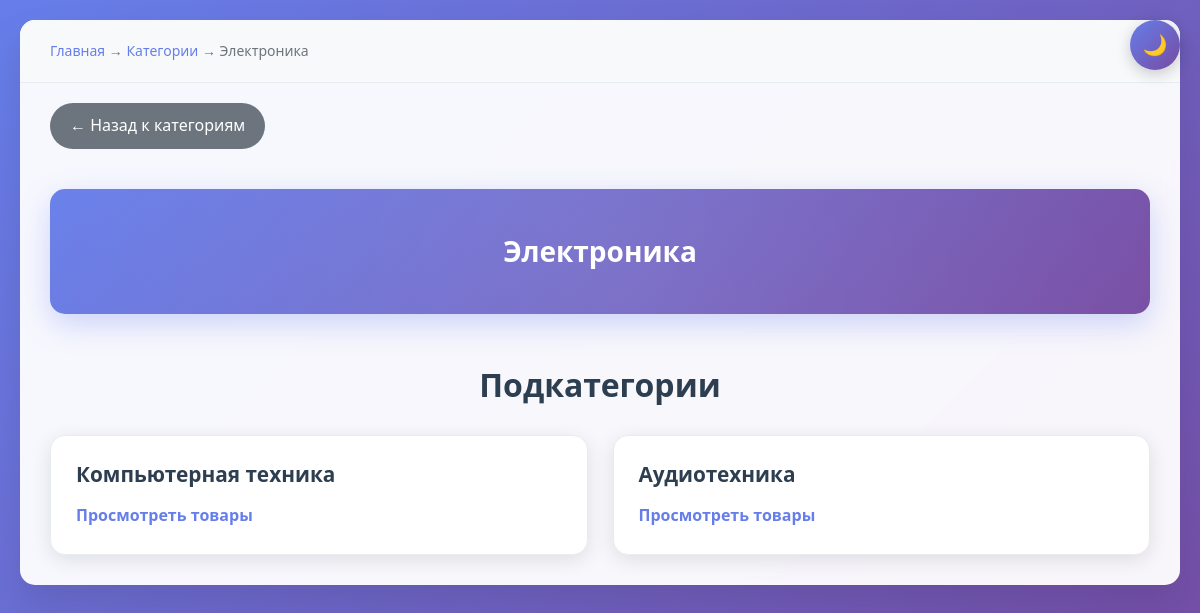
The app's page /catalog/1/ with its own data.
### mainapp/models.py (models this page shows, shortened)
class Category(models.Model):
    name = models.CharField(max_length=200, verbose_name='Название')
    class Meta:
        verbose_name = 'Категория'
        verbose_name_plural = 'Категории'

class SubCategory(models.Model):
    name = models.CharField(max_length=200, verbose_name='Название')
    category = models.ForeignKey(Category, on_delete=models.CASCADE,
                                 related_name='subcategories',
                                 verbose_name='Категория')
    class Meta:
        verbose_name = 'Подкатегория'
        verbose_name_plural = 'Подкатегории'

### mainapp/views.py (the view)
# urls.py: path('catalog/<int:category_id>/', views.category_detail),
def category_detail(request, category_id):
    template = 'mainapp/category_detail.html'
    context = {
        'category': Category.objects.get(id=category_id)
    }
    return render(request, template, context)

### mainapp/templates/mainapp/category_detail.html (shortened to what this page needs)
{% load static %}
<!DOCTYPE html>
<html lang="ru">
<head>
    <link rel="stylesheet" href="{% static 'mainapp/css/style.css' %}">
</head>
<body>
    <div class="container">
        <div class="breadcrumb">
            <a href="/">Главная</a> →
            <a href="/catalog/">Категории</a> →
            {{ category.name }}
        </div>
        <a href="/catalog/" class="back">← Назад к категориям</a>
        <div class="product">{{ category.name }}</div>
        <div class="subcategory-list">
            <h2>Подкатегории</h2>
            <div class="item-grid">
                {% if category.subcategories.all %}
                    {% for s in category.subcategories.all %}
                    <div class="item-card">
                        <h3>{{ s.name }}</h3>
                        <a href="/catalog/{{ category.id }}/{{ s.id }}/">Просмотреть товары</a>
                    </div>
                    {% endfor %}
                {% else %}
                <div class="no-items">
                    <p>В этой категории нет подкатегорий</p>
                </div>
                {% endif %}
            </div>
        </div>
    </div>
</body>
</html>

### mainapp/static/mainapp/css/style.css (style rules this page uses)
* { margin: 0; padding: 0; box-sizing: border-box; }
body { font-family: 'Segoe UI', Tahoma, Geneva, Verdana, sans-serif; line-height: 1.6; color: #2c3e50; background: linear-gradient(135deg, #667eea 0%, #764ba2 100%); min-height: 100vh; padding: 20px; }
h1, h2, h3, h4, h5, h6 { color: #1a252f; font-weight: 700; line-height: 1.3; }
a { color: #667eea; text-decoration: none; transition: color 0.3s ease; }
.container { max-width: 1200px; margin: 0 auto; background: rgba(255, 255, 255, 0.95); border-radius: 15px; box-shadow: 0 20px 40px rgba(0, 0, 0, 0.1); overflow: hidden; backdrop-filter: blur(10px); }
.breadcrumb { padding: 20px 30px; font-size: 14px; background: #f8f9fa; border-bottom: 1px solid #e9ecef; color: #6c757d; }
.breadcrumb a { color: #667eea; text-decoration: none; transition: color 0.3s ease; }
.back { display: inline-block; margin: 20px 30px; padding: 10px 20px; background: #6c757d; color: white; text-decoration: none; border-radius: 25px; transition: all 0.3s ease; }
.product { background: linear-gradient(135deg, #667eea 0%, #764ba2 100%); color: white; padding: 40px; text-align: center; margin: 20px 30px; font-size: 28px; font-weight: bold; border-radius: 15px; box-shadow: 0 10px 30px rgba(102, 126, 234, 0.3); position: relative; overflow: hidden; }
.product::after { content: ''; position: absolute; top: -50%; right: -50%; width: 200%; height: 200%; background: radial-gradient(circle, rgba(255,255,255,0.1) 0%, transparent 70%); animation: pulse 4s infinite; }
.category-list, .subcategory-list, .tag-list { padding: 30px; }
.category-list h2, .subcategory-list h2, .tag-list h2 { color: #2c3e50; margin-bottom: 30px; font-size: 2rem; text-align: center; }
.item-grid { display: grid; grid-template-columns: repeat(auto-fit, minmax(300px, 1fr)); gap: 25px; margin-top: 30px; }
.item-card { background: white; border-radius: 15px; padding: 25px; box-shadow: 0 5px 20px rgba(0, 0, 0, 0.1); transition: all 0.3s ease; border: 1px solid #e9ecef; position: relative; overflow: hidden; }
.item-card::before { content: ''; position: absolute; top: 0; left: -100%; width: 100%; height: 3px; background: linear-gradient(90deg, #667eea, #764ba2); transition: left 0.3s ease; }
.item-card h3 { color: #2c3e50; margin-bottom: 15px; font-size: 1.3rem; }
.item-card a { color: #667eea; text-decoration: none; font-weight: 600; transition: color 0.3s ease; }
html { scroll-behavior: smooth; }

### records on screen
Category: name "Электроника"
SubCategory: name "Компьютерная техника"
SubCategory: name "Аудиотехника"
